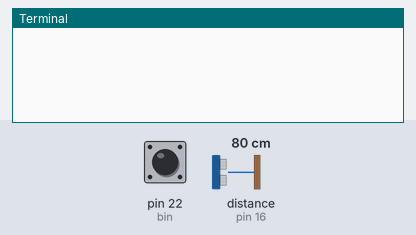
This program was run on a simulated Raspberry Pi (header pin numbers). Parts: the last lines printed to the terminal. Inputs (shaded band) come from the test bench; at power-on: pin 22 (bin) LOW, distance to the obstacle (sensor on pin 16) 80 cm. The echo pulse lasts 58.3 µs per cm; the clock reads 2024-03-15 10:24:30 at power-on unless the program sets it.

Above: at 1.2 s.
1.3 s: pin 22 (bin) pulled HIGH for 0.15 s
At 2.6 s:
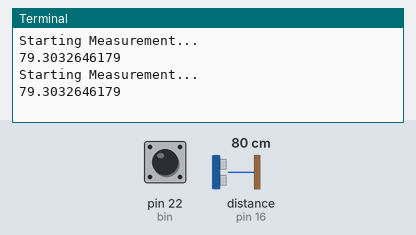
2.9 s: pin 22 (bin) pulled HIGH for 1 s
At 3.11 s:
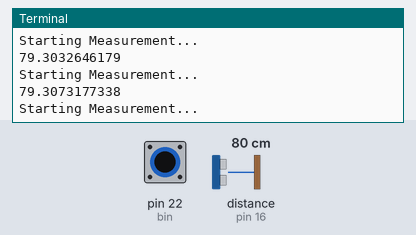

Measured:
- after the input at 1.3 s, the terminal: prints a new line after 0.10 s (image 1)
- after the input at 2.9 s, the terminal: prints a new line after 0.11 s (image 2)

The program:

rangefinderbutton.py
```python
import RPi.GPIO as gpio
import time
gpio.setmode(gpio.BOARD)
trig = 11
echo = 16
bin = 22
gpio.setup(trig, gpio.OUT)
gpio.output(trig, 0)
gpio.setup(echo, gpio.IN)
gpio.setup(bin, gpio.IN, pull_up_down=gpio.PUD_DOWN)
try:
        while (True):
		if(gpio.input(bin)==1):
			time.sleep(0.1)
			print "Starting Measurement..."
			gpio.output(trig, 1)
			time.sleep(0.00001)
			gpio.output(trig, 0)
			while gpio.input(echo) == 0:
				pass
			start = time.time()
			while gpio.input(echo) == 1:
				pass
			stop = time.time()
			print (stop - start)*17000
except KeyboardInterrupt:
        gpio.cleanup()
```
